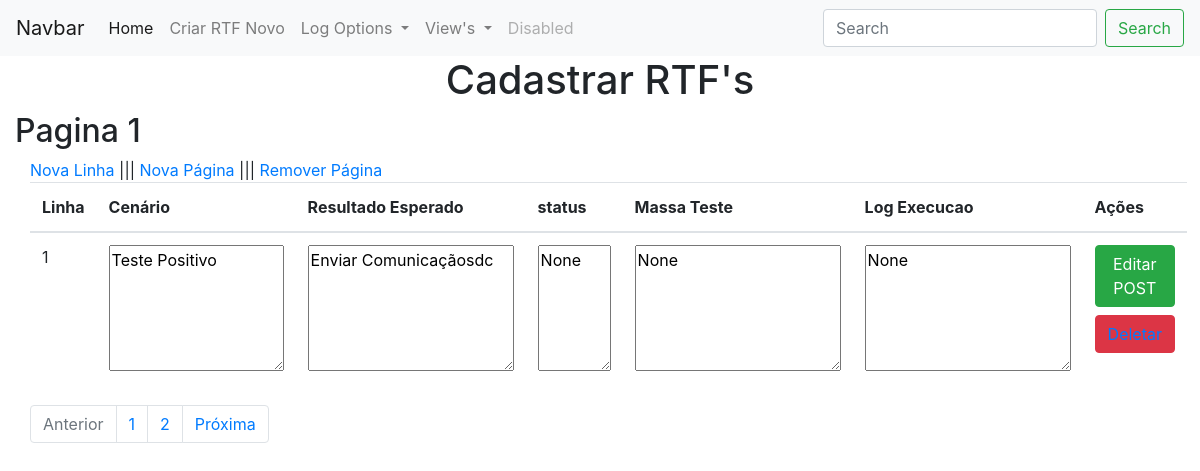
/viewCenarios/1/1, run on an earlier commit of the app's database.
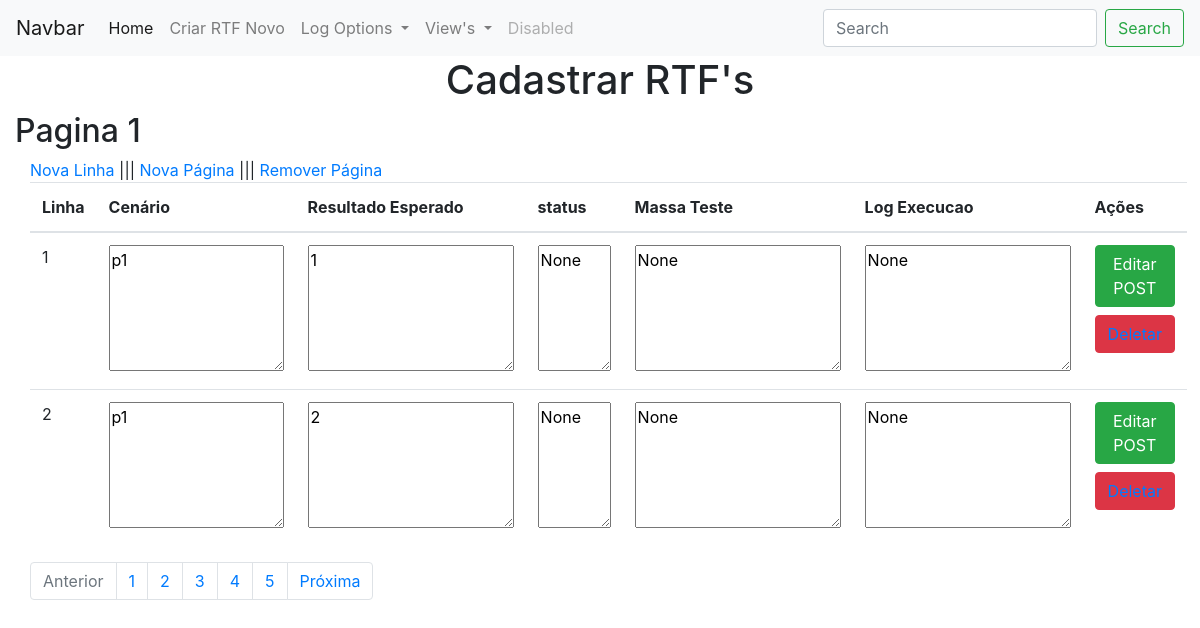
And on a later commit of the database.
### app.py (models this page shows, shortened)
class Pagina(db.Model):
    id_pagina = db.Column("id_pagina", db.Integer, primary_key=True, autoincrement=True)
    id_rtf = db.Column(db.Integer, db.ForeignKey('rt_fs.id'))  # o db por alguma razão chamou RTFs de rt_fs
    numero = db.Column(db.Integer)
    nome = db.Column(db.String(30))
    cenarios = db.relationship('Cenarios', backref='pagina_class')

class Cenarios(db.Model):
    id_cenario = db.Column("id_cenario", db.Integer, primary_key=True, autoincrement=True)
    id_rtf = db.Column(db.Integer, db.ForeignKey('rt_fs.id'))  # o db por alguma razão chamou RTFs de rt_fs
    id_pagina = db.Column(db.Integer, db.ForeignKey('pagina.id_pagina'))
    pagina = db.Column(db.Integer)
    linha = db.Column(db.Integer)
    cenario = db.Column(db.String(250))
    resultado_esperado = db.Column(db.String(250))
    status = db.Column(db.Integer)
    massa_teste = db.Column(db.String(250))
    log_execucao = db.Column(db.String(10000))

### app.py (the view)
@app.route("/viewCenarios/<int:id_rtf>/<int:pagina>")
def viewCenarios(id_rtf, pagina):
    cenarios = Cenarios.query.filter_by(id_rtf=id_rtf, pagina=pagina)
    rtf = RTFs.query.get(id_rtf)
    pagina_obj = Pagina.query.filter_by(id_rtf=id_rtf, numero=pagina).first()
    try:
        qtd_pages = rtf.qtd_pages  # tenta pegar a qtd_paginas, se n conseguir, o array está vazio
        nome_pagina = pagina_obj.nome
        return render_template("viewCenarios.html", values=cenarios, id_rtf=id_rtf, pagina=pagina, qtd_pages=qtd_pages, nome_pagina=nome_pagina)
    except AttributeError:
        rtf.qtd_pages = 1
        if pagina_obj is None or pagina_obj.nome is None:
            pagina_obj = Pagina(id_rtf, 1, f"Pagina {1}")
            db.session.add(pagina_obj)
        db.session.commit()
        flash('RTF está sem nenhum cenário! Adicione o primeiro ;D')
        return render_template("adicionar_cenario.html", id_rtf=id_rtf, pagina=1)

### templates/viewCenarios.html (shortened to what this page needs)
{% extends "base.html" %}
{% block content%}
    <h2>{{nome_pagina}}</h2>
    <div class="container">
        <div class="row">
            <div class="col-xs-12">
                <a href="{{url_for('add_cenario', id_rtf=id_rtf, pagina=pagina)}}">Nova Linha</a>
                |||
                <a href="{{url_for('add_pagina', id_rtf=id_rtf, pagina_atual=pagina)}}">Nova Página</a>
                |||
                <a href="{{url_for('delete_pagina', id_rtf=id_rtf, pagina=pagina)}}">Remover Página</a>
            </div>
            <div class="col-xs-12">
                <table class="table">
                    <thead>
                        <th>Linha</th>
                        <th>Cenário</th>
                        <th>Resultado Esperado</th>
                        <th>status</th>
                        <th>Massa Teste</th>
                        <th>Log Execucao</th>
                        <th>Ações</th>
                    </thead>
                    <tbody>
                        {% for item in values %}
                            <form action="{{url_for('edit_cenario', id_rtf=item.id_rtf, pagina=item.pagina, linha=item.linha)}}" method="POST">
                                <tr>
                                    <td>{{ item.linha }}</td>
                                    <td><textarea name="cenario" id="cenario" cols="15" rows="5">{{ item.cenario }}</textarea></td>
                                    <td><textarea name="resultado_esperado" id="resultado_esperado" cols="18" rows="5">{{ item.resultado_esperado }}</textarea></td>
                                    <td><textarea name="status" id="status" cols="5" rows="5">{{ item.status }}</textarea></td>
                                    <td><textarea name="massa_teste" id="massa_teste" cols="18" rows="5">{{ item.massa_teste }}</textarea></td>
                                    <td><textarea name="log_execucao" id="log_execucao" cols="18" rows="5">{{ item.log_execucao }}</textarea></td>
                                    <td>
                                        <button type="submit" class="btn btn-block btn-success">Editar POST</button>
                                        <button class="btn btn-block btn-danger"><a href="{{url_for('delete_cenario', id_rtf=item.id_rtf, pagina=item.pagina, linha=item.linha)}}">Deletar</a></button>
                                    </td>
                                </tr>
                            </form>
                        {% endfor %}
                    </tbody>
                </table>
                <nav aria-label="...">
                    <ul class="pagination">
                        {% if pagina==1 %}
                            <li class="page-item disabled">
                                <a class="page-link" href="#" tabindex="-1">Anterior</a>
                            </li>
                        {% else %}
                            <li class="page-item">
                                <a class="page-link" href="{{url_for('viewCenarios', id_rtf=id_rtf, pagina=pagina-1)}}">Anterior</a>
                            </li>
                        {% endif %}
                        {% for page in range(qtd_pages) %}
                            <li class="page-item">
                                <a class="page-link" href="{{url_for('viewCenarios', id_rtf=id_rtf, pagina=page+1)}}">{{ page+1 }}</a>
                            </li>
                        {% endfor %}
                        {% if pagina==qtd_pages %}
                            <li class="page-item disabled">
                                <a class="page-link" href="#" tabindex="-1">Próxima</a>
                            </li>
                        {% else %}
                            <li class="page-item">
                                <a class="page-link" href="{{url_for('viewCenarios', id_rtf=id_rtf, pagina=pagina+1)}}">Próxima</a>
                            </li>
                        {% endif %}
                    </ul>
                </nav>
            </div>
        </div>
    </div>
{% endblock %}

### templates/base.html (shortened to what this page needs)
<!DOCTYPE html>
<html lang="pt-br">
<head>
    <link rel="stylesheet" href="https://cdn.jsdelivr.net/npm/bootstrap@4.3.1/dist/css/bootstrap.min.css"
>
</head>
    <body>
        <nav class="navbar navbar-expand-lg navbar-light bg-light">
            <a class="navbar-brand" href="#">Navbar</a>
            <div class="collapse navbar-collapse" id="navbarSupportedContent">
                <ul class="navbar-nav mr-auto">
                    <li class="nav-item active">
                        <a class="nav-link" href="{{ url_for('index') }}">Home <span class="sr-only">(current)</span></a>
                    </li>
                    <li class="nav-item">
                        <a class="nav-link" href="{{url_for('add_rtf')}}">Criar RTF Novo</a>
                    </li>
                    <li class="nav-item dropdown">
                        <a class="nav-link dropdown-toggle" href="#" id="navbarDropdownLog" role="button" data-toggle="dropdown"
                           aria-haspopup="true" aria-expanded="false">
                            Log Options
                        </a>
                    </li>
                    <li class="nav-item dropdown">
                        <a class="nav-link dropdown-toggle" href="#" id="navbarDropdownViews" role="button" data-toggle="dropdown"
                           aria-haspopup="true" aria-expanded="false">
                            View's
                        </a>
                    </li>
                    <li class="nav-item">
                        <a class="nav-link disabled" href="#" tabindex="-1" aria-disabled="true">Disabled</a>
                    </li>
                </ul>
                <form class="form-inline my-2 my-lg-0">
                    <input class="form-control mr-sm-2" type="search" placeholder="Search" aria-label="Search">
                    <button class="btn btn-outline-success my-2 my-sm-0" type="submit">Search</button>
                </form>
            </div>
        </nav>
        <div class="container-fluid">
            <h1 style="style=color:red;text-align:center;">Cadastrar RTF's</h1>
            {% block content %}{% endblock %}
        </div>
    </body>
</html>

What changed in the data, as far as the page shows it:
changed Cenarios (number 1 of 2 on the later page): cenario "Teste Positivo" → "p1"; resultado_esperado "Enviar Comunicaçãosdc" → "1"
now on this page (row edited): Cenarios: linha "2", cenario "p1", resultado_esperado "2", status "None", massa_teste "None", log_execucao "None"
Also different on the page:
new list line: "3"
new list line: "4"
new list line: "5"
